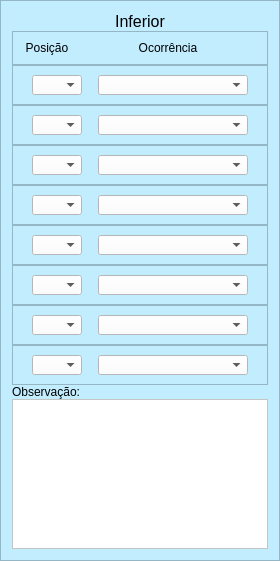
                           <widget class="QFrame" name="frame_28">
                            <property name="styleSheet">
                             <string notr="true">QFrame{
background-color: rgb(193, 237, 255);
}

QComboBox{
background-color: rgb(255, 255, 255);
}

</string>
                            </property>
                            <property name="frameShape">
                             <enum>QFrame::StyledPanel</enum>
                            </property>
                            <property name="frameShadow">
                             <enum>QFrame::Raised</enum>
                            </property>
                            <layout class="QVBoxLayout" name="verticalLayout_11">
                             <property name="spacing">
                              <number>0</number>
                             </property>
                             <item>
                              <widget class="QLabel" name="label_10">
                               <property name="maximumSize">
                                <size>
                                 <width>16777215</width>
                                 <height>30</height>
                                </size>
                               </property>
                               <property name="text">
                                <string>&lt;html&gt;&lt;head/&gt;&lt;body&gt;&lt;p align=&quot;center&quot;&gt;&lt;span style=&quot; font-size:12pt;&quot;&gt;Inferior&lt;/span&gt;&lt;/p&gt;&lt;/body&gt;&lt;/html&gt;</string>
                               </property>
                              </widget>
                             </item>
                             <item>
                              <widget class="QFrame" name="frame_37">
                               <property name="maximumSize">
                                <size>
                                 <width>16777215</width>
                                 <height>40</height>
                                </size>
                               </property>
                               <property name="frameShape">
                                <enum>QFrame::StyledPanel</enum>
                               </property>
                               <property name="frameShadow">
                                <enum>QFrame::Raised</enum>
                               </property>
                               <layout class="QHBoxLayout" name="horizontalLayout_34">
                                <item>
                                 <widget class="QLabel" name="label_16">
                                  <property name="maximumSize">
                                   <size>
                                    <width>50</width>
                                    <height>30</height>
                                   </size>
                                  </property>
                                  <property name="text">
                                   <string>&lt;html&gt;&lt;head/&gt;&lt;body&gt;&lt;p align=&quot;center&quot;&gt;Posição&lt;/p&gt;&lt;/body&gt;&lt;/html&gt;</string>
                                  </property>
                                 </widget>
                                </item>
                                <item>
                                 <widget class="QLabel" name="label_15">
                                  <property name="maximumSize">
                                   <size>
                                    <width>16777215</width>
                                    <height>30</height>
                                   </size>
                                  </property>
                                  <property name="text">
                                   <string>&lt;html&gt;&lt;head/&gt;&lt;body&gt;&lt;p align=&quot;center&quot;&gt;Ocorrência&lt;/p&gt;&lt;/body&gt;&lt;/html&gt;</string>
                                  </property>
                                 </widget>
                                </item>
                               </layout>
                              </widget>
                             </item>
                             <item>
                              <widget class="QFrame" name="frame_20">
                               <property name="maximumSize">
                                <size>
                                 <width>16777215</width>
                                 <height>40</height>
                                </size>
                               </property>
                               <property name="frameShape">
                                <enum>QFrame::StyledPanel</enum>
                               </property>
                               <property name="frameShadow">
                                <enum>QFrame::Raised</enum>
                               </property>
                               <layout class="QHBoxLayout" name="horizontalLayout_22">
                                <item>
                                 <widget class="QComboBox" name="comboBox_40">
                                  <property name="maximumSize">
                                   <size>
                                    <width>50</width>
                                    <height>30</height>
                                   </size>
                                  </property>
                                 </widget>
                                </item>
                                <item>
                                 <widget class="QComboBox" name="comboBox_39">
                                  <property name="maximumSize">
                                   <size>
                                    <width>150</width>
                                    <height>30</height>
                                   </size>
                                  </property>
                                 </widget>
                                </item>
                               </layout>
                              </widget>
                             </item>
                             <item>
                              <widget class="QFrame" name="frame_29">
                               <property name="maximumSize">
                                <size>
                                 <width>16777215</width>
                                 <height>40</height>
                                </size>
                               </property>
                               <property name="frameShape">
                                <enum>QFrame::StyledPanel</enum>
                               </property>
                               <property name="frameShadow">
                                <enum>QFrame::Raised</enum>
                               </property>
                               <layout class="QHBoxLayout" name="horizontalLayout_23">
                                <item>
                                 <widget class="QComboBox" name="comboBox_42">
                                  <property name="maximumSize">
                                   <size>
                                    <width>50</width>
                                    <height>30</height>
                                   </size>
                                  </property>
                                 </widget>
                                </item>
                                <item>
                                 <widget class="QComboBox" name="comboBox_41">
                                  <property name="maximumSize">
                                   <size>
                                    <width>150</width>
                                    <height>30</height>
                                   </size>
                                  </property>
                                 </widget>
                                </item>
                               </layout>
                              </widget>
                             </item>
                             <item>
                              <widget class="QFrame" name="frame_30">
                               <property name="maximumSize">
                                <size>
                                 <width>16777215</width>
                                 <height>40</height>
                                </size>
                               </property>
                               <property name="frameShape">
                                <enum>QFrame::StyledPanel</enum>
                               </property>
                               <property name="frameShadow">
                                <enum>QFrame::Raised</enum>
                               </property>
                               <layout class="QHBoxLayout" name="horizontalLayout_24">
                                <item>
                                 <widget class="QComboBox" name="comboBox_44">
                                  <property name="maximumSize">
                                   <size>
                                    <width>50</width>
                                    <height>30</height>
                                   </size>
                                  </property>
                                 </widget>
                                </item>
                                <item>
                                 <widget class="QComboBox" name="comboBox_43">
                                  <property name="maximumSize">
                                   <size>
                                    <width>150</width>
                                    <height>30</height>
                                   </size>
                                  </property>
                                 </widget>
                                </item>
                               </layout>
                              </widget>
                             </item>
                             <item>
                              <widget class="QFrame" name="frame_31">
                               <property name="maximumSize">
                                <size>
                                 <width>16777215</width>
                                 <height>40</height>
                                </size>
                               </property>
                               <property name="frameShape">
                                <enum>QFrame::StyledPanel</enum>
                               </property>
                               <property name="frameShadow">
                                <enum>QFrame::Raised</enum>
                               </property>
                               <layout class="QHBoxLayout" name="horizontalLayout_25">
                                <item>
                                 <widget class="QComboBox" name="comboBox_46">
                                  <property name="maximumSize">
                                   <size>
                                    <width>50</width>
                                    <height>30</height>
                                   </size>
                                  </property>
                                 </widget>
                                </item>
                                <item>
                                 <widget class="QComboBox" name="comboBox_45">
                                  <property name="maximumSize">
                                   <size>
                                    <width>150</width>
                                    <height>30</height>
                                   </size>
                                  </property>
                                 </widget>
                                </item>
                               </layout>
                              </widget>
                             </item>
                             <item>
                              <widget class="QFrame" name="frame_32">
                               <property name="maximumSize">
                                <size>
                                 <width>16777215</width>
                                 <height>40</height>
                                </size>
                               </property>
                               <property name="frameShape">
                                <enum>QFrame::StyledPanel</enum>
                               </property>
                               <property name="frameShadow">
                                <enum>QFrame::Raised</enum>
                               </property>
                               <layout class="QHBoxLayout" name="horizontalLayout_26">
                                <item>
                                 <widget class="QComboBox" name="comboBox_48">
                                  <property name="maximumSize">
                                   <size>
                                    <width>50</width>
                                    <height>30</height>
                                   </size>
                                  </property>
                                 </widget>
                                </item>
                                <item>
                                 <widget class="QComboBox" name="comboBox_47">
                                  <property name="maximumSize">
                                   <size>
                                    <width>150</width>
                                    <height>30</height>
                                   </size>
                                  </property>
                                 </widget>
                                </item>
                               </layout>
                              </widget>
                             </item>
                             <item>
                              <widget class="QFrame" name="frame_33">
                               <property name="maximumSize">
                                <size>
                                 <width>16777215</width>
                                 <height>40</height>
                                </size>
                               </property>
                               <property name="frameShape">
                                <enum>QFrame::StyledPanel</enum>
                               </property>
                               <property name="frameShadow">
                                <enum>QFrame::Raised</enum>
                               </property>
                               <layout class="QHBoxLayout" name="horizontalLayout_27">
                                <item>
                                 <widget class="QComboBox" name="comboBox_50">
                                  <property name="maximumSize">
                                   <size>
                                    <width>50</width>
                                    <height>30</height>
                                   </size>
                                  </property>
                                 </widget>
                                </item>
                                <item>
                                 <widget class="QComboBox" name="comboBox_49">
                                  <property name="maximumSize">
                                   <size>
                                    <width>150</width>
                                    <height>30</height>
                                   </size>
                                  </property>
                                 </widget>
                                </item>
                               </layout>
                              </widget>
                             </item>
                             <item>
                              <widget class="QFrame" name="frame_34">
                               <property name="maximumSize">
                                <size>
                                 <width>16777215</width>
                                 <height>40</height>
                                </size>
                               </property>
                               <property name="frameShape">
                                <enum>QFrame::StyledPanel</enum>
                               </property>
                               <property name="frameShadow">
                                <enum>QFrame::Raised</enum>
                               </property>
                               <layout class="QHBoxLayout" name="horizontalLayout_28">
                                <item>
                                 <widget class="QComboBox" name="comboBox_52">
                                  <property name="maximumSize">
                                   <size>
                                    <width>50</width>
                                    <height>30</height>
                                   </size>
                                  </property>
                                 </widget>
                                </item>
                                <item>
                                 <widget class="QComboBox" name="comboBox_51">
                                  <property name="maximumSize">
                                   <size>
                                    <width>150</width>
                                    <height>30</height>
                                   </size>
                                  </property>
                                 </widget>
                                </item>
                               </layout>
                              </widget>
                             </item>
                             <item>
                              <widget class="QFrame" name="frame_35">
                               <property name="maximumSize">
                                <size>
                                 <width>16777215</width>
                                 <height>40</height>
                                </size>
                               </property>
                               <property name="frameShape">
                                <enum>QFrame::StyledPanel</enum>
                               </property>
                               <property name="frameShadow">
                                <enum>QFrame::Raised</enum>
                               </property>
                               <layout class="QHBoxLayout" name="horizontalLayout_29">
                                <item>
                                 <widget class="QComboBox" name="comboBox_54">
                                  <property name="maximumSize">
                                   <size>
                                    <width>50</width>
                                    <height>30</height>
                                   </size>
                                  </property>
                                 </widget>
                                </item>
                                <item>
                                 <widget class="QComboBox" name="comboBox_53">
                                  <property name="maximumSize">
                                   <size>
                                    <width>150</width>
                                    <height>30</height>
                                   </size>
                                  </property>
                                 </widget>
                                </item>
                               </layout>
                              </widget>
                             </item>
                             <item>
                              <widget class="QLabel" name="label_12">
                               <property name="maximumSize">
                                <size>
                                 <width>16777215</width>
                                 <height>30</height>
                                </size>
                               </property>
                               <property name="text">
                                <string>Observação:</string>
                               </property>
                              </widget>
                             </item>
                             <item>
                              <widget class="QTextEdit" name="textEdit_2">
                               <property name="maximumSize">
                                <size>
                                 <width>16777215</width>
                                 <height>150</height>
                                </size>
                               </property>
                               <property name="styleSheet">
                                <string notr="true">QTextEdit{
background-color: rgb(255, 255, 255);
}</string>
                               </property>
                              </widget>
                             </item>
                            </layout>
                           </widget>
